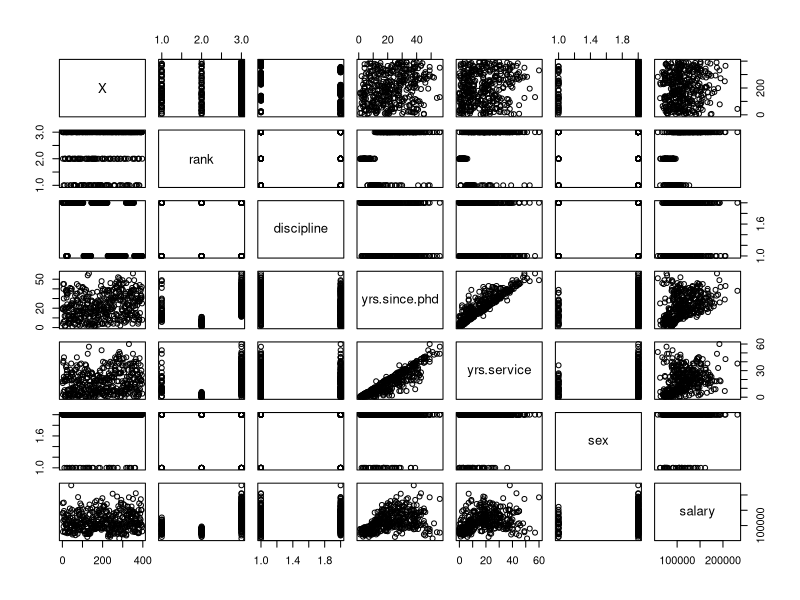
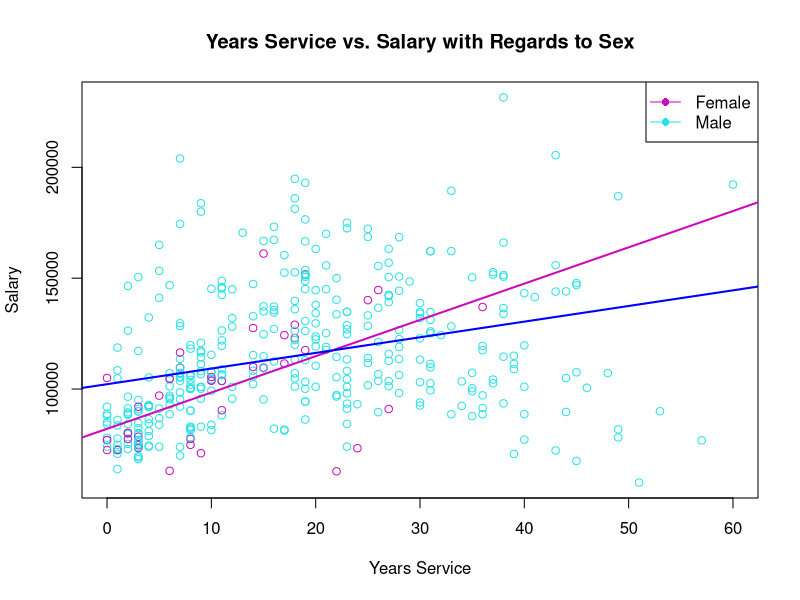
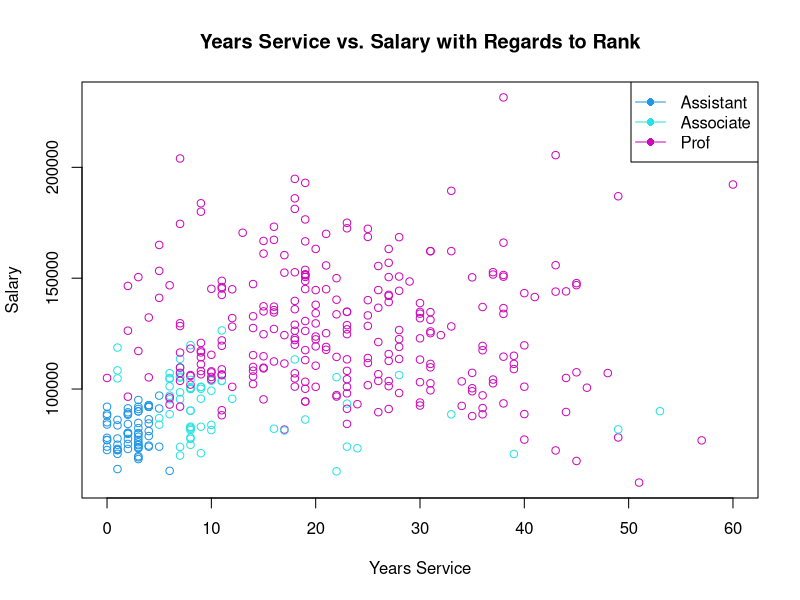
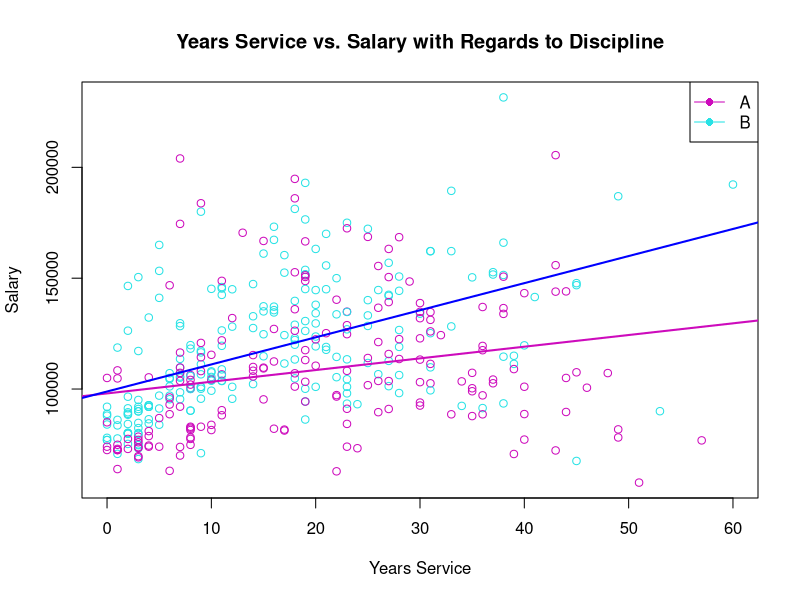
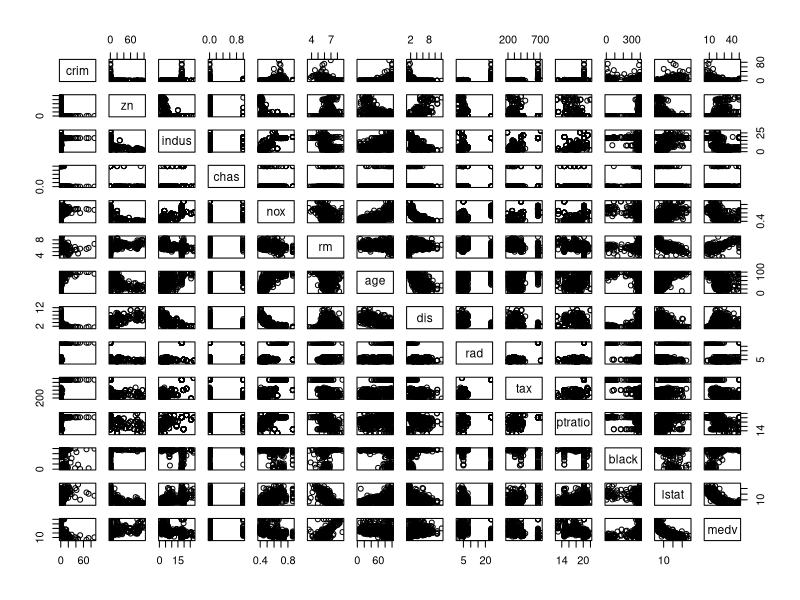

These charts were generated, in order, by the following R code: (Note: this script raises an error after producing the figures.)
# Problem 1

money.data <- read.csv("Salaries.csv")
money.data
head(money.data)
summary(money.data)
plot(money.data)

# 1) Do men and women make a discernable difference overall in their salaries as
# their time as a professor progresses?
plot(money.data$yrs.service, money.data$salary, col=5 + (money.data$sex=="Female"),
     xlab="Years Service", 
     ylab="Salary",
     main="Years Service vs. Salary with Regards to Sex")
# Add a legend
legend("topright", lty=1, col=c(6,5), pch=c(16, 16), legend=c("Female", "Male"))
# Add trend line for women
abline(lm(salary~yrs.service, data=subset(money.data, sex=="Female")), col=6, lwd=2)
# Add trend line for men
abline(lm(salary~yrs.service, data=subset(money.data, sex=="Male")), col="blue", lwd=2)


# 2) Relative to salary, what are typical times in terms of years of service for each rank?

# Function to determine a numeric marker for rank
rank_marker <- function(rank) {
  r <- rank
  rmark = 0
  if(r == "Prof") {
    rmark = 2
  }
  else if(r == "AssocProf") {
    rmark = 1
  }
  rmark
}

# Add a numeric marker column for rank
money.data["rmark"] = sapply(money.data$rank, rank_marker)

plot(money.data$yrs.service, money.data$salary, col=4 + (money.data$rmark),
     xlab="Years Service", 
     ylab="Salary",
     main="Years Service vs. Salary with Regards to Rank")
# Add a legend
legend("topright", lty=1, col=4:6, pch=c(16, 16, 16), legend=c("Assistant",
                                                               "Associate", "Prof"))

# Table with average times of service per rank
avg1 <- aggregate(yrs.service~rank, money.data, FUN=mean, na.rm=TRUE)
print(avg1)


# 3)	What general relationship exists between discipline and salary as time of
# service progresses?

plot(money.data$yrs.service, money.data$salary, col=5 + (money.data$discipline=="A"),
     xlab="Years Service", 
     ylab="Salary",
     main="Years Service vs. Salary with Regards to Discipline")
# Add a legend
legend("topright", lty=1, col=c(6,5), pch=c(16, 16), legend=c("A", "B"))
# Add trend line for discipline A
abline(lm(salary~yrs.service, data=subset(money.data, discipline=="A")), col=6, lwd=2)
# Add trend line for discipline B
abline(lm(salary~yrs.service, data=subset(money.data, discipline=="B")), col="blue", lwd=2)

# Table with average times of service per discipline
avg3 <- aggregate(yrs.service~discipline, money.data, FUN=mean, na.rm=TRUE)
print(avg3)


# Problem 2

library(MASS)
data(Boston)
?Boston # Boston documentation
Boston
head(Boston)
summary(Boston)
plot(Boston)


dframe("log price") <- log(dframe$price)
